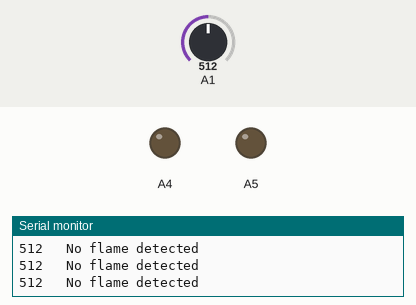
Bench run of a sketch on a simulated Arduino Uno, built with avr-gcc and run on an emulated ATmega328P. Parts: output pins drawn as LEDs (lit = HIGH), the last lines printed to the serial monitor. The test bench sets the inputs (shaded band); at power-on: A1 = 512.

Above: at 1.2 s.
1.3 s: A1 set to 312
2.8 s: A1 set to 283
At 3.6 s:
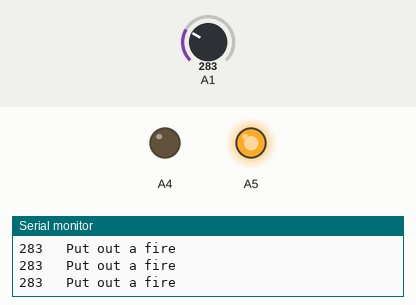
4.4 s: A1 set to 306
At 5.1 s:
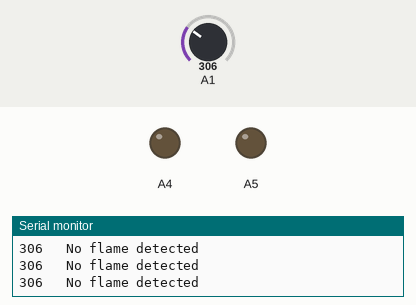
6.0 s: A1 set to 290
At 6.6 s:
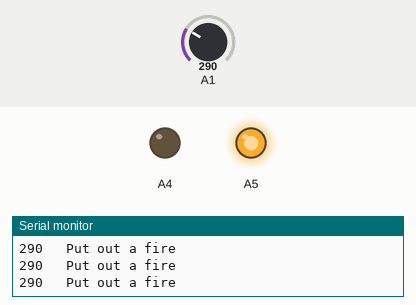
Timing chart, 0 to 8.6 s (numbered marks = the images above; inputs shaded):
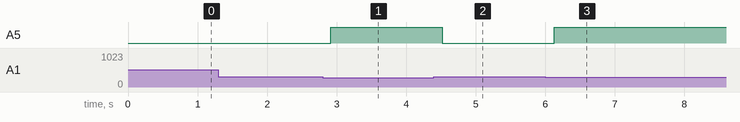

The sketch:

Fire-fighting_robot.ino
```cpp
/*
 * 名称   : Fire-fighting robot
 * 功能   : 火焰传感器控制130风扇模块
 * 作者   : http://www.keyes-robot.com/
*/
int item = 0;

void setup() {
  Serial.begin(9600);
  pinMode(A4, OUTPUT); //INA对应IN+，将A4设置为输出模式
  pinMode(A5, OUTPUT);//INB对应IN-，将A5置为输出模式
}

void loop() {
  item = analogRead(A1);//将火焰传感器连接到A1上，将模拟值读取到item
  Serial.print(item); //串口显示模拟值
  if (item < 300) {//300以下
    Serial.print("   ");
    Serial.println("Put out a fire");
    delay(100);
    digitalWrite(A4, LOW);//打开电风扇
    digitalWrite(A5, HIGH);

  } else {//否则，关闭风扇
    Serial.print("   ");
    Serial.println("No flame detected");
    delay(100);
    digitalWrite(A4, LOW);
    digitalWrite(A5, LOW);

  }
}
```

Measured:
- the behaviour switches between 300 and 299 on A1 (found by bisection; images 0 and 1)
- after the input at 2.8 s, A5: LOW → HIGH after 0.11 s
- after the input at 4.4 s, A5: HIGH → LOW after 0.12 s
- after the input at 6.0 s, A5: LOW → HIGH after 0.13 s
